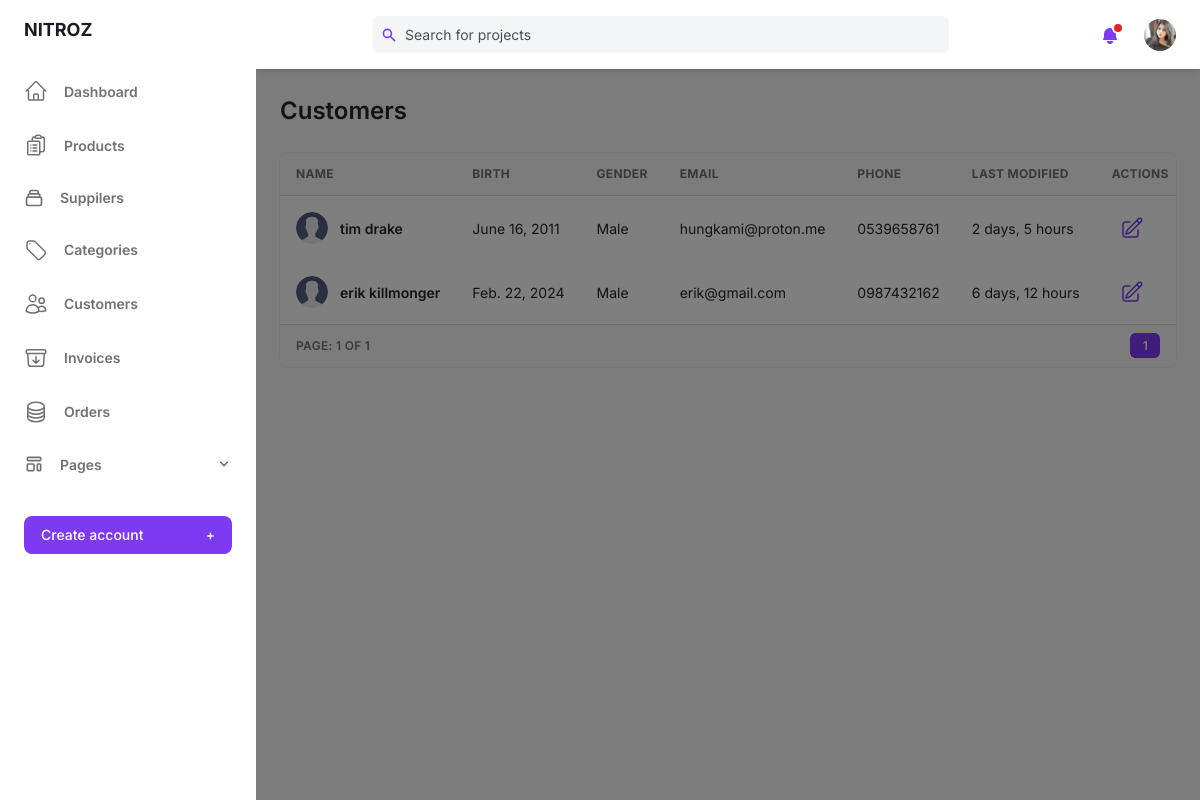
The app's page /super/customer/ (signed in), older data.
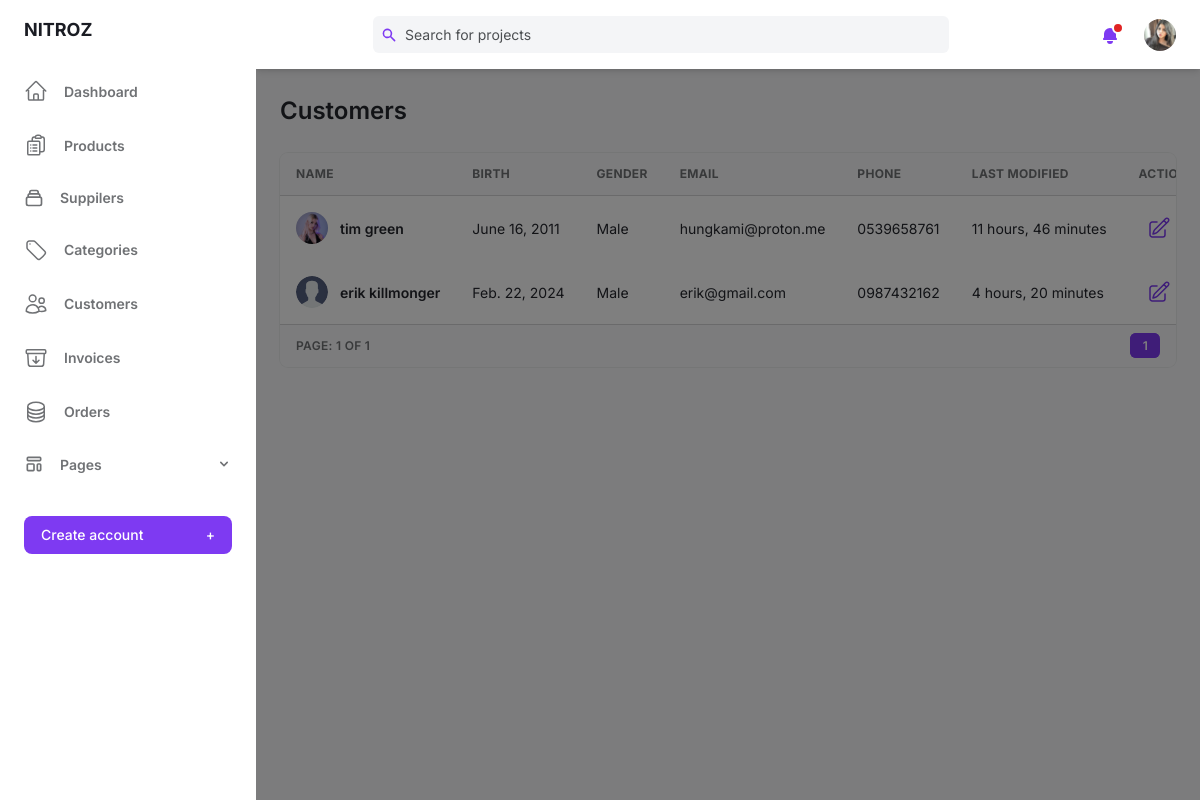
The same page, newer data.
### base/models.py (models this page shows)
class User(AbstractUser):
    birth = models.DateField(blank=True,null=True)
    gender = models.BooleanField(default=False)
    email = models.EmailField(unique=True)
    phone = models.CharField(max_length=10,blank=True,null=True)
    avatar = models.ImageField(null=True,blank=True,upload_to='users/',default= 'users/avatar.svg')
    old_cart = models.CharField(max_length=200, blank=True, null=True)
    updated = models.DateTimeField(auto_now=True)
    created = models.DateTimeField(auto_now_add=True)
    USERNAME_FIELD = 'email'
    REQUIRED_FIELDS = []
    @property
    def ImageURL(self):
        try:
            url = self.avatar.url
        except:
            url = ''
        return url
    objects = CustomUserManager()

### base/views.py (the view)
# urls.py: path('super/customer/', views.customerAdmin, name="customerAdmin"),
@login_required(login_url='/super/login/')
def customerAdmin(request):
    pageView = 'read'
    if 'q' in request.GET:
        q = request.GET['q']
        mutiple_q = Q( Q(username__icontains=q) |
                        Q(first_name__icontains=q) |
                        Q(last_name__icontains=q) |
                        Q(email__icontains=q))
        customers = User.objects.filter(mutiple_q, is_staff=False)
    else:
        customers = User.objects.filter(is_staff=False)
    page = Paginator(customers, 4)
    page_list = request.GET.get('page')
    page = page.get_page(page_list)
    context = {'customers':customers, 'page':page, 'pageView':pageView}
    return render(request, 'base/admin/customer.html',context)

### base/context_processors.py (called while the page is built)
def cart(request):
    return {'cart': Cart(request)}

### base/templates/base/admin/customer.html (shortened to what the changed rows need)
{% extends "admin/main.html" %}
{% block content %}
<main class="h-full pb-16 overflow-y-auto">
    <div class="container grid px-6 mx-auto">
      {% if pageView == 'read' %}
      <h2 class="my-6 text-2xl font-semibold text-gray-700 dark:text-gray-200">Customers</h2>
      {% elif pageView == 'edit' %}
      <h2 class="my-6 text-2xl font-semibold text-gray-700 dark:text-gray-200">Edit Customer</h2>
      {% endif %}
      {% if pageView == 'read' %}
      <div class="w-full overflow-hidden rounded-lg shadow-xs">
        <div class="w-full overflow-x-auto">
            <table class="w-full whitespace-no-wrap">
                <thead>
                <tr class="text-xs font-semibold tracking-wide text-left text-gray-500 uppercase border-b dark:border-gray-700 bg-gray-50 dark:text-gray-400 dark:bg-gray-800">
                    <th class="px-4 py-3">Name</th>
                    <th class="px-4 py-3">Birth</th>
                    <th class="px-4 py-3">Gender</th>
                    <th class="px-4 py-3">Email</th>
                    <th class="px-4 py-3">Phone</th>
                    <th class="px-4 py-3">Last Modified</th>
                    <th class="px-4 py-3">Actions</th>
                </tr>
                </thead>
                {% for user in page.object_list %}
                <tbody class="bg-white divide-y dark:divide-gray-700 dark:bg-gray-800">
                <tr class="text-gray-700 dark:text-gray-400">
                    <td class="px-4 py-3">
                    <div class="flex items-center text-sm">
                        <div class="relative hidden w-8 h-8 mr-3 rounded-full md:block">
                        <img
                            class="object-cover w-full h-full rounded-full"
                            src="{{user.ImageURL}}" alt="" loading="lazy"/>
                        <div class="absolute inset-0 rounded-full shadow-inner" aria-hidden="true"></div>
                        </div>
                        <div>
                        <p class="font-semibold">{{user.first_name}} {{user.last_name}}</p>
                        </div>
                    </div>
                    </td>
                    <td class="px-4 py-3 text-sm">{{user.birth}}</td>
                    {% if user.gender %}
                    <td class="px-4 py-3 text-sm">Male</td>
                    {% else %}
                    <td class="px-4 py-3 text-sm">Female</td>
                    {% endif %}
                    <td class="px-4 py-3 text-sm">{{user.email}}</td>
                    <td class="px-4 py-3 text-sm">{{user.phone}}</td>
                    <td class="px-4 py-3 text-sm">{{user.updated|timesince}}</td>
                    <td class="px-4 py-3">
                    <div class="flex items-center space-x-4 text-sm">
                        <button class="flex items-center justify-between px-2 py-2 text-sm font-medium leading-5 text-purple-600 rounded-lg dark:text-gray-400 focus:outline-none focus:shadow-outline-gray"
                        aria-label="Edit"><a href="{% url 'updateCustomer' user.id %}">
                        </a>
                        </button>
                        <button class="flex items-center justify-between px-2 py-2 text-sm font-medium leading-5 text-purple-600 rounded-lg dark:text-gray-400 focus:outline-none focus:shadow-outline-gray"
                        aria-label="Delete">
                        </button>
                    </div>
                    </td>
                </tr>
                </tbody>
                {% endfor %}
            </table>
        </div>
      </div>
      {% endif %}
    </div>
</main>
{% endblock content %}

Row changes from the older to the newer data that the page shows:
changed User "tim": ImageURL: picture added in place of a placeholder; last_name "drake" → "green"; updated "2 days, 5 hours" → "11 hours, 46 minutes"
changed User "erik": updated "6 days, 12 hours" → "4 hours, 20 minutes"
